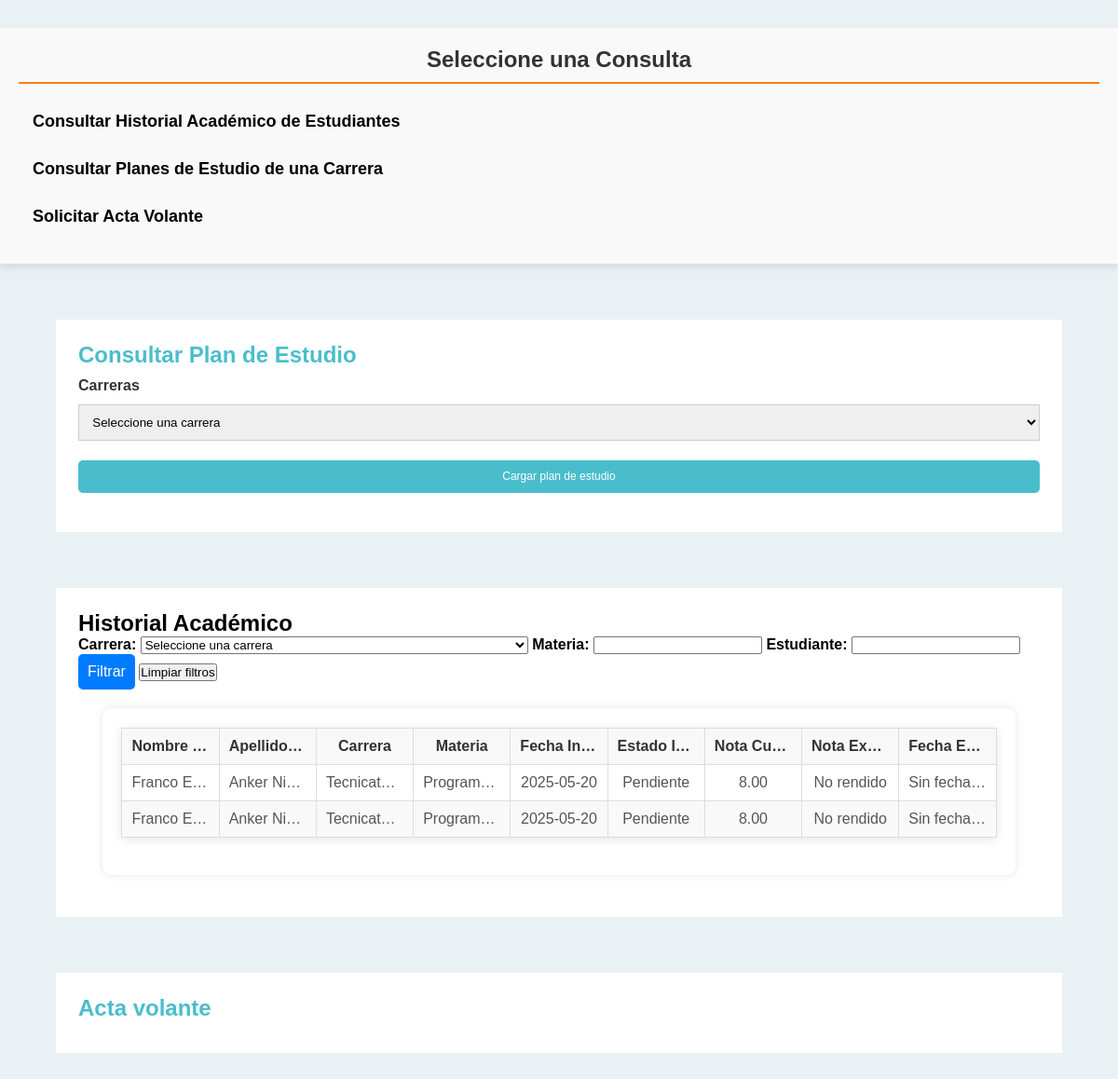
/php/consultas.php, run on the app's committed database.
### tables this page shows
CREATE TABLE `estudiantes` (
  `idestudiante` int(11) NOT NULL,
  `nombre` varchar(30) NOT NULL,
  `apellido` varchar(30) NOT NULL,
  `fechanacimiento` date NOT NULL,
  `direccion` varchar(50) NOT NULL,
  `telefono` varchar(15) NOT NULL,
  `correo` varchar(50) NOT NULL,
  `idcarrera` int(11) NOT NULL,
  `dni` int(8) UNSIGNED DEFAULT NULL,
  `idusuario` int(11) DEFAULT NULL,
  `eliminado` int(11) NOT NULL DEFAULT 0
);

CREATE TABLE `carreras` (
  `idcarrera` int(11) NOT NULL,
  `nombre` varchar(80) NOT NULL,
  `descripcion` text NOT NULL,
  `planestudiocarrera` varchar(100) NOT NULL
);

CREATE TABLE `materias` (
  `idmateria` int(11) NOT NULL,
  `nombre` varchar(30) NOT NULL,
  `aniocursado` int(11) NOT NULL,
  `planestudiocarrera` varchar(100) NOT NULL,
  `idcarrera` int(11) NOT NULL
);

CREATE TABLE `inscripciones` (
  `idinscripcion` int(11) NOT NULL,
  `estado` enum('Pendiente','Activo') NOT NULL,
  `fechainscripcion` date NOT NULL,
  `idestudiante` int(11) NOT NULL,
  `idmateria` int(11) NOT NULL,
  `condicion` enum('Regular','Libre') NOT NULL DEFAULT 'Regular',
  `idmesa` int(11) DEFAULT NULL
);

### php/consultas.php (the view, shortened to what this page needs)
<link rel="stylesheet" href="css/Styles_index.css">
<div class="contenedor_padre">
    <div class="contenedor-consultas">
        <div class="titulo_consulta">
            <h3>Seleccione una Consulta</h3>
        </div>
        <div class="">
            <ul>
                <li>
                    <a href="#historial-academico">Consultar Historial Académico de Estudiantes</a>
                </li>
                <li>
                    <a href="#consulta_plan">Consultar Planes de Estudio de una Carrera</a>
                </li>
                <li>
                    <a href="#acta_volante">Solicitar Acta Volante</a>
                </li>
            </ul>
        </div>
    </div>
    <div class="contenedor_contenido">
        <link rel="stylesheet" href="css/Styles_inscripcion_mesas.css">
        <section class="main-content" id="consulta_plan">
            <h2>Consultar Plan de Estudio</h2>
            <div class="form-group">
                <form action="index.php?modulo=consultas" method="POST" class="inscription-form">
                    <label for="carrera">Carreras</label>
                    <select name="carrera" id="carrera" required>
                        <option value="">Seleccione una carrera</option>
                    </select>
                    <button type="submit">Cargar plan de estudio</button><br>
                </form>
            </div>
        </section>
        <section class="main-content" id="historial-academico">
            <?php
            $carreraFiltro = isset($_GET['carrera']) ? $_GET['carrera'] : '';
            $materiaFiltro = isset($_GET['materia']) ? $_GET['materia'] : '';
            $estudianteFiltro = isset($_GET['estudiante']) ? $_GET['estudiante'] : '';
            $result = (consultar_historial_academico($carreraFiltro, $materiaFiltro, $estudianteFiltro));
            ?>
            <h1>Historial Académico</h1>
            <form method="GET" action="index.php#historial-academico">
                <label for="carrera">Carrera:</label>
                <select name="carrera" id="carrera">
                    <option value="">Seleccione una carrera</option>
                </select>
                <label for="materia">Materia:</label>
                <input type="text" name="materia" id="materia" value="<?php echo htmlspecialchars($materiaFiltro); ?>">
                <label for="estudiante">Estudiante:</label>
                <input type="text" name="estudiante" id="estudiante"
                    value="<?php echo htmlspecialchars($estudianteFiltro); ?>">
                <input type="submit" value="Filtrar">
                <button class="filtro" type="button" onclick="limpiarFiltros()">
                    <i class="fa-solid fa-filter-circle-xmark"></i> Limpiar filtros
                </button>
            </form>
            <link rel="stylesheet" href="css/estilo_general.css">
            <section class="academic-status">
                <table border="1">
                    <thead>
                        <tr>
                            <th>Nombre Estudiante</th>
                            <th>Apellido Estudiante</th>
                            <th>Carrera</th>
                            <th>Materia</th>
                            <th>Fecha Inscripción</th>
                            <th>Estado Inscripción</th>
                            <th>Nota Curso</th>
                            <th>Nota Examen</th>
                            <th>Fecha Examen</th>
                        </tr>
                    </thead>
                    <tbody>
                        <?php
                        if ($result) {
                            if ($result->num_rows > 0) {
                                while ($row = $result->fetch_assoc()) {
                                    echo "<tr>";
                                    echo "<td>" . htmlspecialchars($row['nombre_estudiante']) . "</td>";
                                    echo "<td>" . htmlspecialchars($row['apellido_estudiante']) . "</td>";
                                    echo "<td>" . htmlspecialchars($row['nombre_carrera']) . "</td>";
                                    echo "<td>" . htmlspecialchars($row['nombre_materia']) . "</td>";
                                    echo "<td>" . htmlspecialchars($row['fecha_inscripcion']) . "</td>";
                                    echo "<td>" . htmlspecialchars($row['estado_inscripcion']) . "</td>";
                                    echo "<td>" . htmlspecialchars($row['nota_curso']) . "</td>";
                                    echo "<td>" . htmlspecialchars($row['nota_examen']) . "</td>";
                                    echo "<td>" . htmlspecialchars($row['fecha_examen']) . "</td>";
                                    echo "</tr>";
                                }
                            } else {
                                echo "<tr><td colspan='9'>No se encontraron registros</td></tr>";
                            }
                        } else {
                            echo "<tr><td colspan='9'>Error en la consulta: " . htmlspecialchars($con->error) . "</td></tr>";
                        }
                        ?>
                    </tbody>
                </table>
            </section>
        </section>
        <section class="main-content" id="acta_volante">
            <h2>Acta volante</h2>
        </section>
        <?php
        function consultar_historial_academico($carreraFiltro, $materiaFiltro, $estudianteFiltro)
        {
            $con = mysqli_connect('localhost', 'root', '', 'sevd');
            $sql = "SELECT
                e.nombre AS nombre_estudiante,
                e.apellido AS apellido_estudiante,
                m.nombre AS nombre_materia,
                c.nombre AS nombre_carrera,
                i.fechainscripcion AS fecha_inscripcion,
                i.estado AS estado_inscripcion,
                IFNULL(n.valor, 'No registrada') AS nota_curso,
                IFNULL(em.notaexamen, 'No rendido') AS nota_examen,
                IFNULL(em.fechainscripcion, 'Sin fecha de examen') AS fecha_examen
            FROM estudiantes e
            JOIN inscripciones i ON e.idestudiante = i.idestudiante
            JOIN carreras c ON e.idcarrera = c.idcarrera
            JOIN materias m ON i.idmateria = m.idmateria
            LEFT JOIN notas n ON e.idestudiante = n.idestudiante AND m.idmateria = n.idmateria
            LEFT JOIN estudiantes_mesas em ON e.idestudiante = em.idestudiante AND m.idmateria = em.idmesa
            WHERE
                (c.idcarrera = '$carreraFiltro' OR '$carreraFiltro' = '') AND
                (m.nombre LIKE '%$materiaFiltro%' OR '$materiaFiltro' = '') AND
                ((e.nombre LIKE '%$estudianteFiltro%' OR e.apellido LIKE '%$estudianteFiltro%') OR '$estudianteFiltro' = '')
            ORDER BY
                e.nombre, c.nombre, m.nombre, i.fechainscripcion";
            $resultado = $con->query($sql);
            return $resultado;
        }
        ?>
    </div>
</div>

### css/Styles_index.css (style rules this page uses)
* { margin: 0; padding: 0; box-sizing: border-box; font-family: 'Montserrat Alternates', sans-serif; }
table { width: 100%; border-collapse: collapse; margin-bottom: 20px; border: 1px solid #ddd; box-shadow: 0px 2px 10px rgba(0, 0, 0, 0.1); background-color: #ffffff; table-layout: fixed; }
th, td { padding: 10px; text-align: center; border-bottom: 1px solid #ddd; overflow: hidden; text-overflow: ellipsis; white-space: nowrap; }
th { background-color: #f8f8f8; color: #333; font-weight: bold; }
td { color: #555; }
table thead { background-color: #e6f7ff; }
.contenedor-consultas { background-color: #f9f9f9; padding: 20px; width: 100%; margin: auto; margin-top: 30px; box-shadow: 0 4px 8px rgba(0, 0, 0, 0.1); }
.titulo_consulta h3 { font-family: Arial, sans-serif; color: #333; font-size: 24px; text-align: center; margin-bottom: 20px; border-bottom: 2px solid #F98012; padding-bottom: 10px; }
.contenedor-consultas ul { list-style-type: none; padding: 0; font-family: Arial, sans-serif; }
.contenedor-consultas li { margin: 10px 0; }
.contenedor-consultas a { display: block; color: #000000; text-decoration: none; font-size: 18px; padding: 10px 15px; border-radius: 4px; transition: background-color 0.3s ease, color 0.3s ease; }

### css/Styles_inscripcion_mesas.css (style rules this page uses)
* { margin: 0; padding: 0; box-sizing: border-box; font-family: 'Montserrat Alternates', sans-serif; }
input[type="submit"] { width: auto; padding: 10px; background-color: #007BFF; color: #fff; border: none; border-radius: 5px; cursor: pointer; font-size: 16px; transition: background-color 0.3s; }
button[type="submit"] { width: auto; padding: 10px; background-color: #007BFF; color: #fff; border: none; border-radius: 5px; cursor: pointer; font-size: 12px; transition: background-color 0.3s; }
.main-content { background-color: #fff; padding: 2%; margin: 5%; }
.main-content h2 { color: #4abdcc; margin-bottom:1%; }
.inscription-form { display: flex; flex-direction: column; }
.inscription-form label { margin-bottom: 1%; font-weight: bold; color: #333; }
.inscription-form input, .inscription-form select { padding: 1%; margin-bottom: 2%; border: 1px solid #ccc; }
.inscription-form button { background-color: #4abdcc; color: #fff; border: none; padding: 1%; cursor: pointer; transition: background-color 0.9s ease; }

### css/estilo_general.css (style rules this page uses)
* { margin: 0; padding: 0; box-sizing: border-box; font-family: 'Montserrat Alternates', sans-serif; }
.academic-status { padding: 2%; background-color: #fff; border-radius: 10px; margin: 2% auto; max-width: 95%; box-shadow: 0 0 10px rgba(0, 0, 0, 0.1); }
table { width: 100%; min-width: 600px; }
.academic-status table { width: 100%; border-collapse: collapse; }
.academic-status table thead { background-color: #4abdcc; color: white; }
.academic-status table th, .academic-status table td { padding: 10px; text-align: center; border: 1px solid #ddd; }
.academic-status table tbody tr:nth-child(even) { background-color: #f9f9f9; }
.academic-status table tbody td { font-size: 1em; }

### data on the page
estudiantes: nombre "Franco E…", apellido "Anker Ni…", idcarrera.nombre "Tecnicat…", materias.nombre "Program…", inscripciones.fechainscripcion "2025-05-20", inscripciones.estado "Pendiente", nota_curso "8.00", nota_examen "No rendido", fecha_examen "Sin fecha…"
